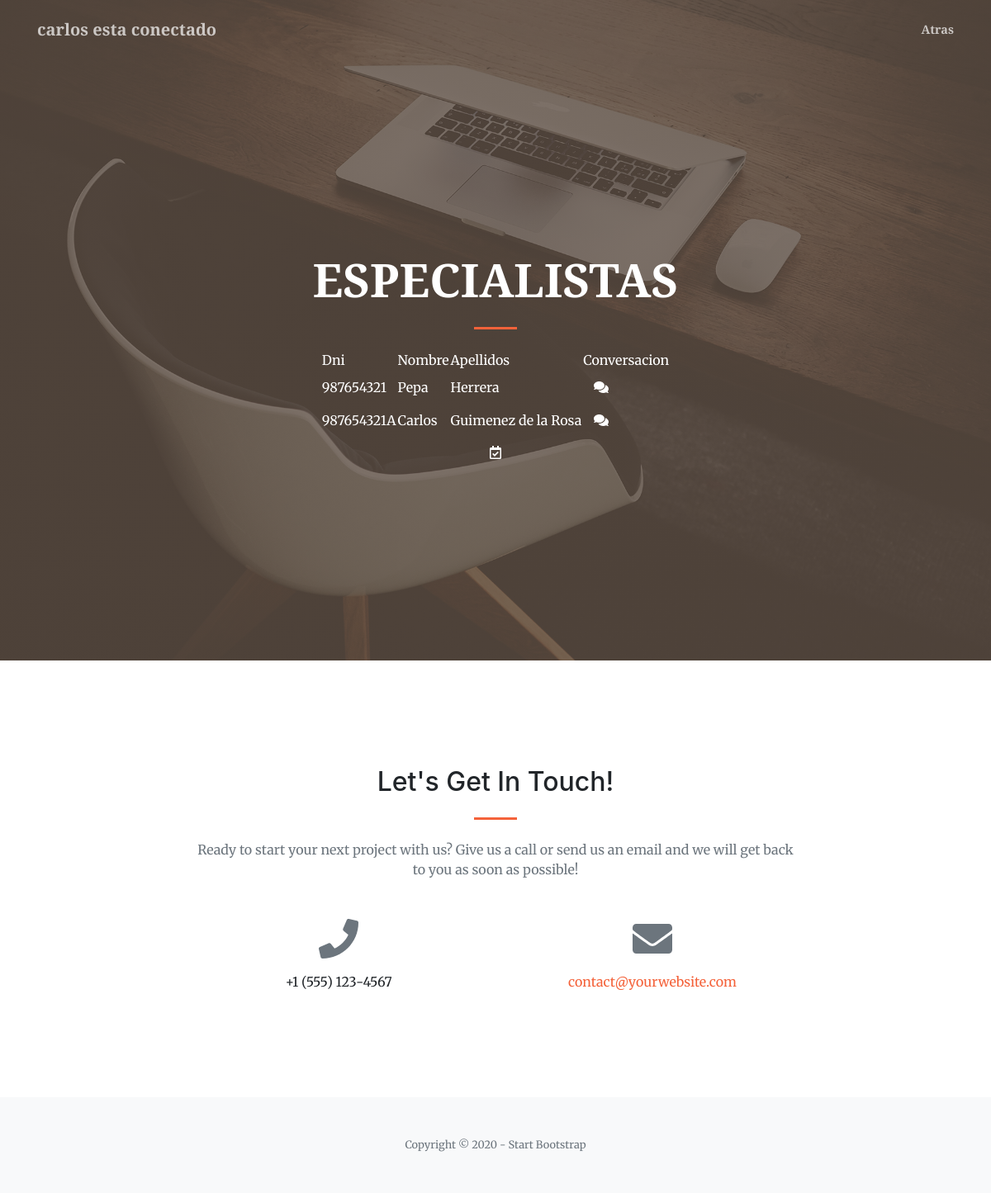
Page /listEspecialista (signed in) on the committed database.
### nucleo/models.py (models this page shows)
class Especialista(models.Model):
    dni=models.CharField(max_length=10)
    nombre=models.CharField(max_length=50)
    apellidos=models.CharField(max_length=100)
    direccion=models.CharField(max_length=100)
    fechaNacimiento=models.DateField()
    foto=models.CharField(max_length=100)
    biografia=models.CharField(max_length=255)
    idUsuario=models.ForeignKey(User,on_delete=models.CASCADE)

### nucleo/views.py (the view)
# urls.py: path('listEspecialista',views.EspecialistaListView.as_view(),name="listEspecialista"),
class EspecialistaListView(ListView):
    model=Especialista

### nucleo/templates/nucleo/especialista_list.html (shortened to what this page needs)
<!DOCTYPE html>
<html lang="en">
    <head>
        <link href="https://cdnjs.cloudflare.com/ajax/libs/magnific-popup.js/1.1.0/magnific-popup.min.css" rel="stylesheet" />
        {% load static %}
        <link href="{% static 'proyectoFinalPSP/../css/styles.css' %}" rel="stylesheet" />
    </head>
    <body id="page-top">
        <nav class="navbar navbar-expand-lg navbar-light fixed-top py-3" id="mainNav">
            <div class="container">
                <a class="navbar-brand js-scroll-trigger">{{ user }} esta conectado</a>
                <div class="collapse navbar-collapse" id="navbarResponsive">
                    <ul class="navbar-nav ml-auto my-2 my-lg-0">
                        <li class="nav-item"><a class="nav-link js-scroll-trigger" href="/logueado">Atras</a></li>
                    </ul>
                </div>
            </div>
        </nav>
        <header class="masthead">
            <div class="container h-100">
                <div class="row h-100 align-items-center justify-content-center text-center">
                    <div class="col-lg-10 align-self-end">
                        <h1 class="text-uppercase text-white font-weight-bold">Especialistas</h1>
                        <hr class="divider my-4" />
                        </div>
                        <div class="col-lg-8 align-self-baseline">
                        <div align="center">
                        <div class="panel panel-default">
                            <div class="panel-heading">
                            <table bgcolor="">
                            <thead>
							<tr>
								<td><font color="white">Dni</font></td>
								<td><font color="white">Nombre</font></td>
								<td><font color="white">Apellidos</font></td>
                                <td><font color="white">Conversacion</font></td>
							</tr>
						    <thead>
                            <tbody>
                            {% if especialista_list %}
                            {% for e in especialista_list %}
							<tr>
                                <td><font color="white">{{ e.dni }}</font></td>
								<td><font color="white">{{ e.nombre }}</font></td>
                                <td><font color="white">{{ e.apellidos }}</font></td>
                                <td><font color="white"><a href="chat/{{user.id}}/{{e.idUsuario.id}}">
							    <abbr title="Conversacion">
									<button type="button" class="btn btn-default">
										<font color="white"><i class="fas fa-comments"></i></font>
									</button>
								</abbr>
                                </a></font></td>
							</tr>
                            {% endfor %}
                            </tbody>
                            </table>
                            {% else %}
                            <p>No hay ningun especialista</p>
                            {% endif %}
                            <div>
                            <a href="createCita">
							    <abbr title="Pedir cita">
									<button type="button" class="btn btn-default">
										<font color="white"><i class="far fa-calendar-check"></i></font>
									</button>
								</abbr>
                            </a>
                        </div>
                        </div>
                      </div>
                    </div>
                </div>
            </div>
        </header>
        <section class="page-section" id="contact">
            <div class="container">
                <div class="row justify-content-center">
                    <div class="col-lg-8 text-center">
                        <h2 class="mt-0">Let's Get In Touch!</h2>
                        <hr class="divider my-4" />
                        <p class="text-muted mb-5">Ready to start your next project with us? Give us a call or send us an email and we will get back to you as soon as possible!</p>
                    </div>
                </div>
                <div class="row">
                    <div class="col-lg-4 ml-auto text-center mb-5 mb-lg-0">
                        <i class="fas fa-phone fa-3x mb-3 text-muted"></i>
                        <div>+1 (555) 123-4567</div>
                    </div>
                    <div class="col-lg-4 mr-auto text-center">
                        <i class="fas fa-envelope fa-3x mb-3 text-muted"></i>
                        <a class="d-block" href="mailto:contact@yourwebsite.com">contact@yourwebsite.com</a>
                    </div>
                </div>
            </div>
        </section>
        <footer class="bg-light py-5">
            <div class="container"><div class="small text-center text-muted">Copyright © 2020 - Start Bootstrap</div></div>
        </footer>
    </body>
</html>

### rows in the picture
Especialista: dni "987654321", nombre "Pepa", apellidos "Herrera"
Especialista: dni "987654321A", nombre "Carlos", apellidos "Guimenez de la Rosa"

### other values in the picture
{{ user }} "carlos"
